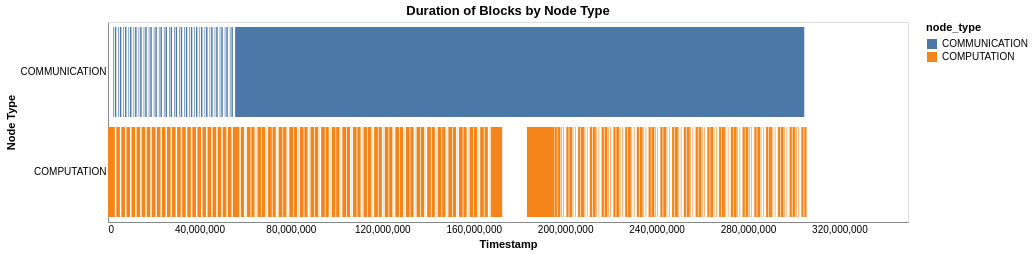
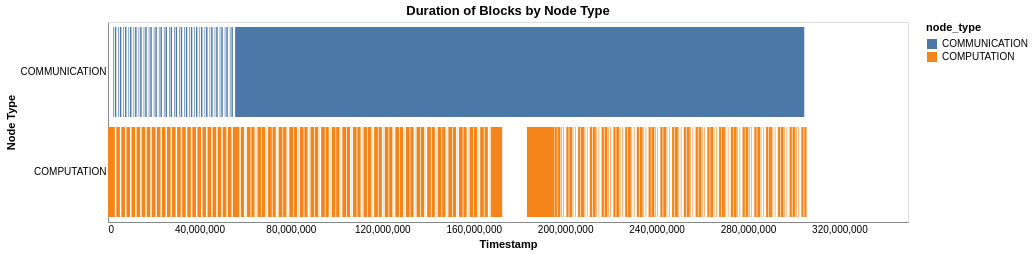

Source (notebook cell) for these figures, in order:
### Code cell
df = pd.read_csv("results/GPT_3_1300M/2D_Torus/2_1_32_1_0.csv")
df = get_timings_df(df) #.assign(node_type=lambda d: d["node_type"].map(lambda x: node_types[x]))
for npu in range(64):
    df_0 = df.query(f"sys_id == {npu}")
    print()
    print("npu: ", npu)
    df_0_comp = pd.DataFrame.from_dict(get_overlapped_blocks(df_0.query("node_type == 4"))).assign(
        node_type="COMPUTATION"
    )
    df_0_comm = pd.DataFrame.from_dict(get_overlapped_blocks(df_0.query("node_type in (5, 6, 7)"))).assign(
        node_type="COMMUNICATION"
    )
    df_0_blocks = pd.concat([df_0_comp, df_0_comm])
    display(plot_overlapped_blocks(df_0_blocks))
    #display(plot_elapsed_times(df, max_height=600))

### Figure 1 — Vega-Lite specification as saved in the notebook (floating-point values rounded to 4 significant figures; data arrays with more than 128 entries replaced by an {"elided": "..."} marker saying what was removed)
{"config": {"view": {"continuousWidth": 300, "continuousHeight": 300}, "axis": {"grid": false, "ticks": false}}, "data": {"name": "data-6eb25ee6838a2536d9a9e11bafbe1d4a"}, "mark": {"type": "bar"}, "encoding": {"color": {"field": "node_type", "type": "nominal"}, "x": {"field": "start", "title": "Timestamp", "type": "quantitative"}, "x2": {"field": "end"}, "y": {"field": "node_type", "title": "Node Type", "type": "nominal"}}, "height": 200, "params": [{"name": "param_293", "select": {"type": "interval", "encodings": ["x", "y"]}, "bind": "scales"}], "title": "Duration of Blocks by Node Type", "width": 800, "$schema": "https://vega.github.io/schema/vega-lite/v5.20.1.json", "datasets": {"data-6eb25ee6838a2536d9a9e11bafbe1d4a": {"elided": "234 records"}}}

### Figure 2 — Vega-Lite specification as saved in the notebook (floating-point values rounded to 4 significant figures; data arrays with more than 128 entries replaced by an {"elided": "..."} marker saying what was removed)
{"config": {"view": {"continuousWidth": 300, "continuousHeight": 300}, "axis": {"grid": false, "ticks": false}}, "data": {"name": "data-6eb25ee6838a2536d9a9e11bafbe1d4a"}, "mark": {"type": "bar"}, "encoding": {"color": {"field": "node_type", "type": "nominal"}, "x": {"field": "start", "title": "Timestamp", "type": "quantitative"}, "x2": {"field": "end"}, "y": {"field": "node_type", "title": "Node Type", "type": "nominal"}}, "height": 200, "params": [{"name": "param_294", "select": {"type": "interval", "encodings": ["x", "y"]}, "bind": "scales"}], "title": "Duration of Blocks by Node Type", "width": 800, "$schema": "https://vega.github.io/schema/vega-lite/v5.20.1.json", "datasets": {"data-6eb25ee6838a2536d9a9e11bafbe1d4a": {"elided": "234 records"}}}
